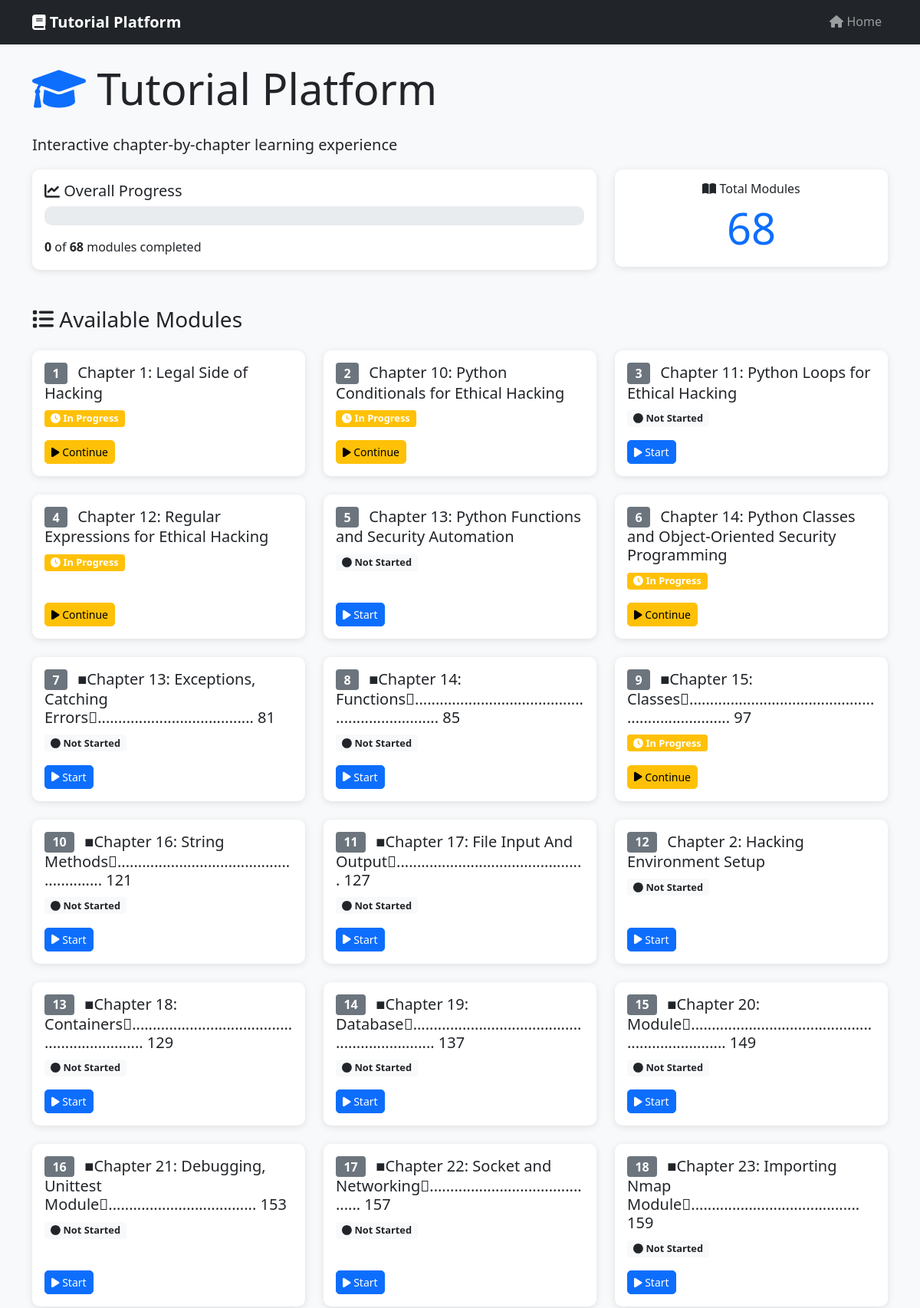
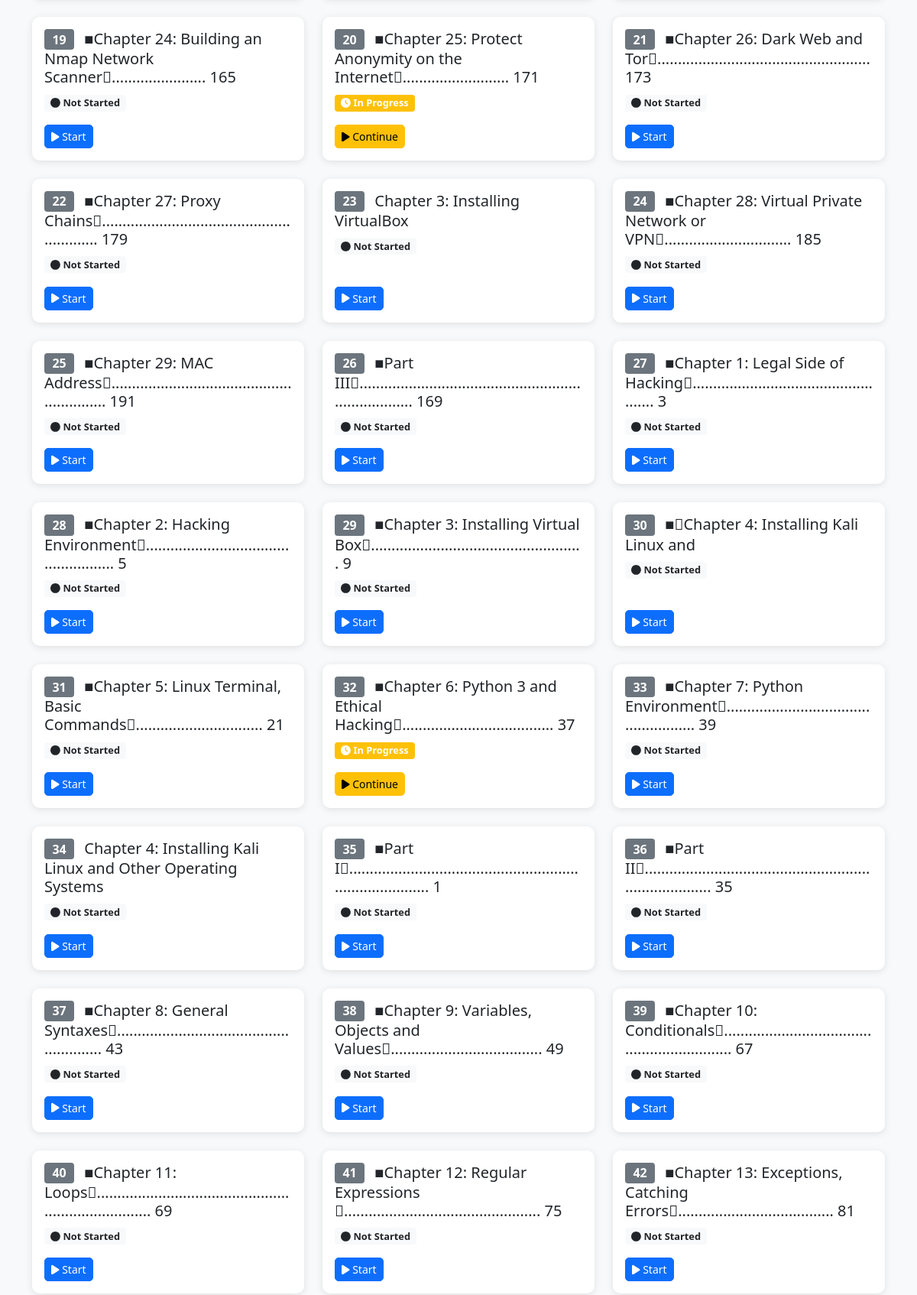
The page / (upper part) on the database its author committed (2 pictures, top to bottom).
### tables this page shows
CREATE TABLE progress (
            id INTEGER PRIMARY KEY AUTOINCREMENT,
            user_id INTEGER DEFAULT 1,
            module_id INTEGER,
            status TEXT DEFAULT 'not_started',
            completed_on DATETIME,
            created_at DATETIME DEFAULT CURRENT_TIMESTAMP,
            updated_at DATETIME DEFAULT CURRENT_TIMESTAMP,
            UNIQUE(user_id, module_id)
        );

### app.py (the view)
@app.route('/')
def home():
    modules = get_module_progress()
    total_modules = len(modules)
    completed_modules = sum(1 for m in modules if m['status'] == 'completed')
    progress_percentage = (completed_modules / total_modules * 100) if total_modules > 0 else 0
    return render_template('home.html',
                         modules=modules,
                         total_modules=total_modules,
                         completed_modules=completed_modules,
                         progress_percentage=progress_percentage)

### app.py (called while the page is built)
def get_db_connection():
    conn = sqlite3.connect(DATABASE)
    conn.row_factory = sqlite3.Row
    return conn

def get_module_progress(user_id=1):
    conn = get_db_connection()
    modules = get_modules()
    progress_dict = {}
    progress_rows = conn.execute(
        'SELECT module_id, status, completed_on FROM progress WHERE user_id = ?',
        (user_id,)
    ).fetchall()
    for row in progress_rows:
        progress_dict[row['module_id']] = {
            'status': row['status'],
            'completed_on': row['completed_on']
        }
    for module in modules:
        module_id = module['id']
        if module_id in progress_dict:
            module['status'] = progress_dict[module_id]['status']
            module['completed_on'] = progress_dict[module_id]['completed_on']
        else:
            module['status'] = 'not_started'
            module['completed_on'] = None
    conn.close()
    return modules

### templates/home.html (shortened to what this page needs)
{% extends "layout.html" %}
{% block content %}
<div class="row">
    <div class="col-12">
        <h1 class="display-4 mb-4">
            <i class="fas fa-graduation-cap text-primary"></i>
            Tutorial Platform
        </h1>
        <p class="lead">Interactive chapter-by-chapter learning experience</p>
    </div>
</div>
<div class="row mb-5">
    <div class="col-md-8">
        <div class="card">
            <div class="card-body">
                <h5 class="card-title">
                    <i class="fas fa-chart-line"></i> Overall Progress
                </h5>
                <div class="progress mb-3" style="height: 25px;">
                </div>
                <p class="mb-0">
                    <strong>{{ completed_modules }}</strong> of <strong>{{ total_modules }}</strong> modules completed
                </p>
            </div>
        </div>
    </div>
    <div class="col-md-4">
        <div class="card">
            <div class="card-body text-center">
                {% if not modules %}
                <h6 class="card-title text-warning">
                    <i class="fas fa-exclamation-triangle"></i> No Modules Found
                </h6>
                <p class="card-text">Extract content from your PDF to get started.</p>
                <form method="POST" action="{{ url_for('extract_pdf') }}">
                    <button type="submit" class="btn btn-primary">
                        <i class="fas fa-file-pdf"></i> Extract PDF
                    </button>
                </form>
                {% else %}
                <h6 class="card-title">
                    <i class="fas fa-book-open"></i> Total Modules
                </h6>
                <div class="display-4 text-primary">{{ total_modules }}</div>
                {% endif %}
            </div>
        </div>
    </div>
</div>
{% if modules %}
<div class="row">
    <div class="col-12">
        <h3 class="mb-4">
            <i class="fas fa-list"></i> Available Modules
        </h3>
    </div>
</div>
<div class="row">
    {% for module in modules %}
    <div class="col-md-6 col-lg-4 mb-4">
        <div class="card h-100 module-card">
            <div class="card-body d-flex flex-column">
                <h5 class="card-title">
                    <span class="badge bg-secondary me-2">{{ module.id }}</span>
                    {{ module.title }}
                </h5>
                <div class="mb-3">
                    {% if module.status == 'completed' %}
                        <span class="badge bg-success">
                            <i class="fas fa-check-circle"></i> Completed
                        </span>
                        {% if module.completed_on %}
                            <small class="text-muted d-block mt-1">
                                Completed: {{ module.completed_on }}
                            </small>
                        {% endif %}
                    {% elif module.status == 'in_progress' %}
                        <span class="badge bg-warning">
                            <i class="fas fa-clock"></i> In Progress
                        </span>
                    {% else %}
                        <span class="badge bg-light text-dark">
                            <i class="fas fa-circle"></i> Not Started
                        </span>
                    {% endif %}
                </div>
                <div class="mt-auto">
                    {% if module.status == 'completed' %}
                        <a href="{{ url_for('module_page', module_id=module.id) }}"
                           class="btn btn-outline-success btn-sm">
                            <i class="fas fa-eye"></i> Review
                        </a>
                    {% elif module.status == 'in_progress' %}
                        <a href="{{ url_for('module_page', module_id=module.id) }}"
                           class="btn btn-warning btn-sm">
                            <i class="fas fa-play"></i> Continue
                        </a>
                    {% else %}
                        <a href="{{ url_for('module_page', module_id=module.id) }}"
                           class="btn btn-primary btn-sm">
                            <i class="fas fa-play"></i> Start
                        </a>
                    {% endif %}
                </div>
            </div>
        </div>
    </div>
    {% endfor %}
</div>
{% endif %}
{% endblock %}

### templates/layout.html (shortened to what this page needs)
<!DOCTYPE html>
<html lang="en">
<head>
    <link href="https://cdn.jsdelivr.net/npm/bootstrap@5.1.3/dist/css/bootstrap.min.css" rel="stylesheet">
    <link href="https://cdnjs.cloudflare.com/ajax/libs/prism/1.24.1/themes/prism.min.css" rel="stylesheet">
    <link href="{{ url_for('static', filename='css/style.css') }}" rel="stylesheet">
</head>
<body>
    <nav class="navbar navbar-expand-lg navbar-dark bg-dark">
        <div class="container">
            <a class="navbar-brand" href="{{ url_for('home') }}">
                <i class="fas fa-book"></i> Tutorial Platform
            </a>
            <div class="collapse navbar-collapse" id="navbarNav">
                <ul class="navbar-nav ms-auto">
                    <li class="nav-item">
                        <a class="nav-link" href="{{ url_for('home') }}">
                            <i class="fas fa-home"></i> Home
                        </a>
                    </li>
                </ul>
            </div>
        </div>
    </nav>
    <main class="container my-4">
        {% block content %}{% endblock %}
    </main>
</body>
</html>

### static/css/style.css (style rules this page uses)
body { font-family: 'Segoe UI', Tahoma, Geneva, Verdana, sans-serif; line-height: 1.6; background-color: #f8f9fa; }
.navbar-brand { font-weight: bold; }
.module-card { transition: transform 0.2s ease, box-shadow 0.2s ease; border: 1px solid #dee2e6; }
.progress { border-radius: 10px; overflow: hidden; }
.badge { font-size: 0.8em; }
.btn { border-radius: 5px; font-weight: 500; transition: all 0.2s ease; }
.card { border: none; border-radius: 10px; box-shadow: 0 2px 10px rgba(0, 0, 0, 0.1); }

### rows shown on the page
progress: id "1", title "Chapter 1: Legal Side of Hacking", status "in_progress" (drawn)
progress: id "2", title "Chapter 10: Python Conditionals for Ethical Hacking", status "in_progress" (drawn)
progress: id "4", title "Chapter 12: Regular Expressions for Ethical Hacking", status "in_progress" (drawn)
progress: id "6", title "Chapter 14: Python Classes and Object-Oriented Security Programming", status "in_progress" (drawn)
progress: id "9", title "■Chapter 15: Classes\b...................................................................... 97", status "in_progress" (drawn)
progress: id "20", title "■Chapter 25: Protect Anonymity on the Internet\b.......................... 171", status "in_progress" (drawn)
progress: id "32", title "■Chapter 6: Python 3 and Ethical Hacking\b..................................... 37", status "in_progress" (drawn)

### other values the page prints
{{ completed_modules }} "0"
{{ total_modules }} "68"
{{ module.id }} "3" "5" "7" "8" "10" "11" "12" "13" "14" "15" "16" "17" "18" "19" "21" "22" "23" "24" "25" "26" "27" "28" "29" "30" "31" "33" "34" "35" "36" "37" "38" "39" "40" "41" "42"
{{ module.title }} "Chapter 11: Python Loops for Ethical Hacking" "Chapter 13: Python Functions and Security Automation" "■Chapter 13: Exceptions, Catching Errors\b...................................... 81" "■Chapter 14: Functions\b.................................................................. 85" "■Chapter 16: String Methods\b........................................................ 121" "■Chapter 17: File Input And Output\b.............................................. 127" "Chapter 2: Hacking Environment Setup" "■Chapter 18: Containers\b............................................................... 129" "■Chapter 19: Database\b................................................................. 137" "■Chapter 20: Module\b.................................................................... 149" "■Chapter 21: Debugging, Unittest Module\b.................................... 153" "■Chapter 22: Socket and Networking\b........................................... 157" "■Chapter 23: Importing Nmap Module\b......................................... 159" "■Chapter 24: Building an Nmap Network Scanner\b....................... 165" "■Chapter 26: Dark Web and Tor\b.................................................... 173" "■Chapter 27: Proxy Chains\b........................................................... 179" "Chapter 3: Installing VirtualBox" "■Chapter 28: Virtual Private Network or VPN\b............................... 185" "■Chapter 29: MAC Address\b........................................................... 191" "■Part III\b......................................................................... 169" "■Chapter 1: Legal Side of Hacking\b................................................... 3" "■Chapter 2: Hacking Environment\b.................................................... 5" "■Chapter 3: Installing Virtual Box\b.................................................... 9" "■\u0007Chapter 4: Installing Kali Linux and" "■Chapter 5: Linux Terminal, Basic Commands\b............................... 21" "■Chapter 7: Python Environment\b.................................................... 39" "Chapter 4: Installing Kali Linux and Other Operating Systems" "■Part I\b............................................................................... 1" "■Part II\b............................................................................ 35" "■Chapter 8: General Syntaxes\b........................................................ 43" "■Chapter 9: Variables, Objects and Values\b..................................... 49" "■Chapter 10: Conditionals\b.............................................................. 67" "■Chapter 11: Loops\b......................................................................... 69" "■Chapter 12: Regular Expressions \b................................................ 75" "■Chapter 13: Exceptions, Catching Errors\b...................................... 81"
